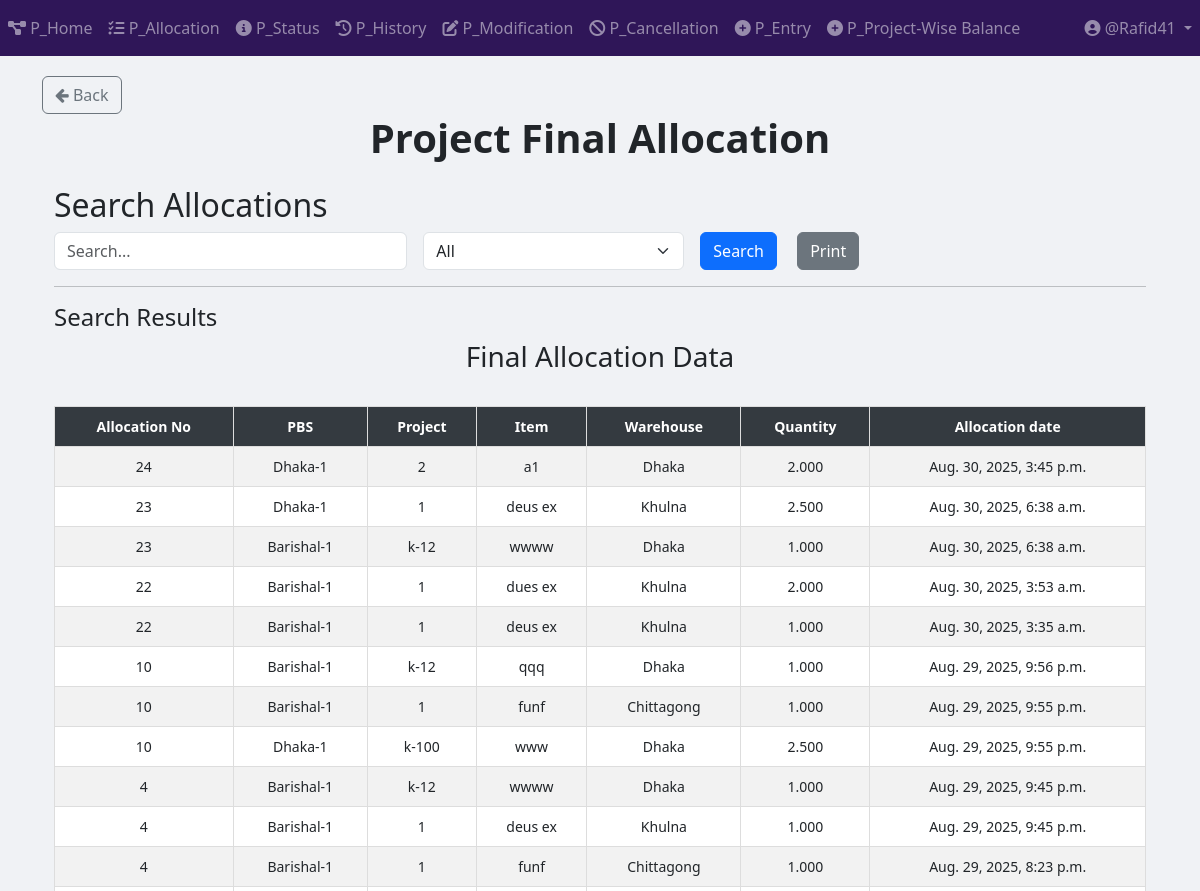
Before: /project/project_allocation/final_allocation/ (signed in, upper part) with the older database file.
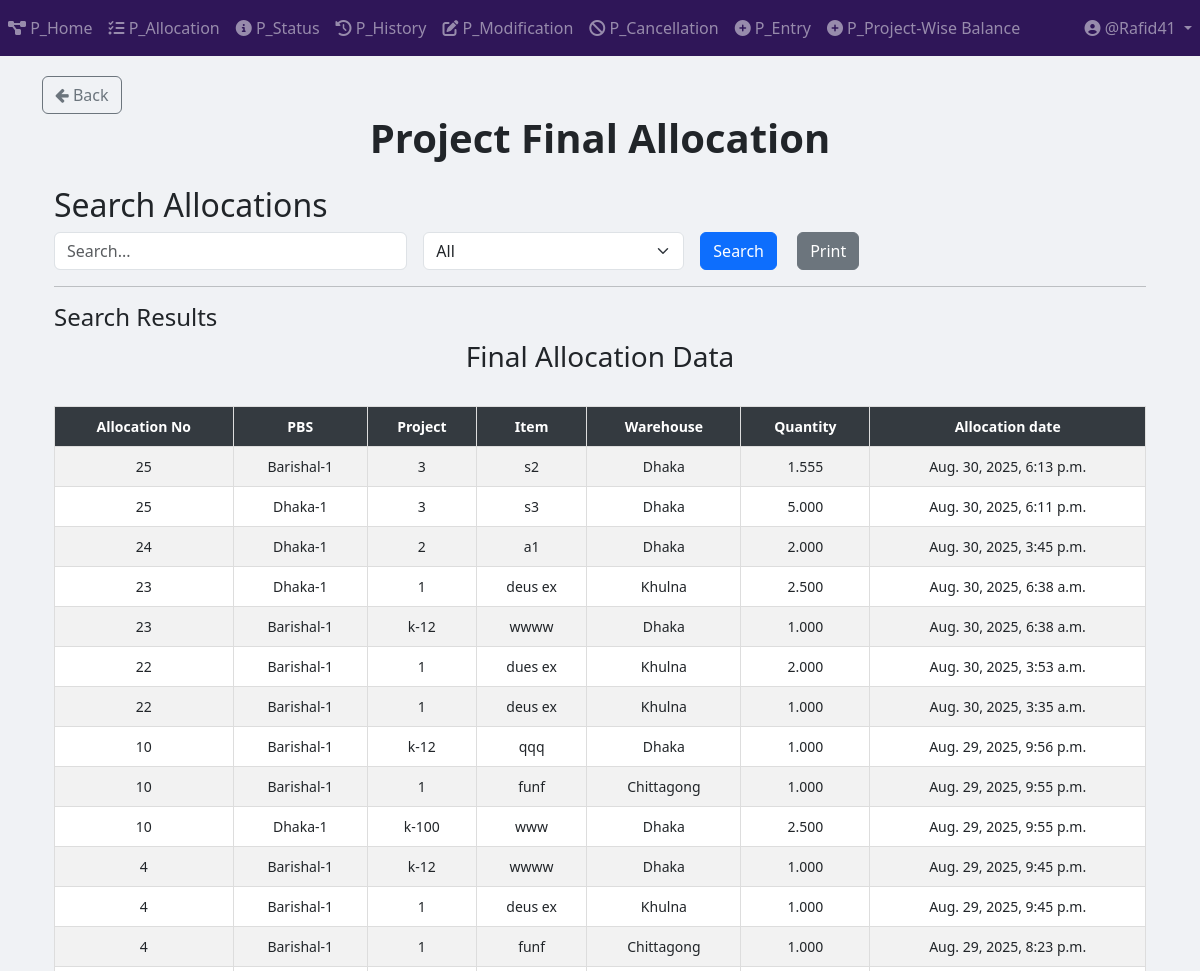
After: the same page with the newer database file.
### Project_App_Allocation/models.py (models this page shows, shortened)
class Final_Allocation(models.Model):
    allocation_no = models.ForeignKey(Allocation_Number, on_delete=models.CASCADE)  # Deletes related allocations when removed
    item_primary_key = models.BigIntegerField(null=True)
    pbs = models.ForeignKey(PBS, on_delete=models.CASCADE)
    project = models.ForeignKey(Project, on_delete=models.CASCADE)
    item = models.ForeignKey(Project_Item, on_delete=models.CASCADE)
    unit_of_item = models.TextField()
    warehouse = models.CharField(max_length=50)
    quantity = models.DecimalField(
        max_digits=20,
        decimal_places=3,
        default=0.00
    )
    created_at = models.DateTimeField(auto_now_add=True)
    status= models.CharField(max_length=100, default="Allocated")
    history_GUID = models.CharField(max_length=100, default="", blank=True, null=True)

class Allocation_Number(models.Model):
    allocation_no = models.IntegerField(unique=True)
    user = models.ForeignKey(User, on_delete=models.CASCADE, related_name="project_allocation_numbers")
    STATUS_CHOICES = [
        ("Pending Approval", "Pending Approval"),
        ("Allocated", "Allocated"),
        ("Cancelled", "Cancelled"),
        ("Modified", "Modified"),
    ]
    status = models.CharField(
        max_length=100, choices=STATUS_CHOICES, default="Pending Approval"
    )

class PBS(models.Model):
    name = models.TextField(unique=True)
    def __str__(self):
        return str(self.name)

### Project_App_Entry/models.py (models this page shows, shortened)
class Project(models.Model):
    projectId = models.TextField(unique=True)

class Project_Item(models.Model):
    WAREHOUSE_CHOICES = [
        ("Dhaka", "Dhaka"),
        ("Khulna", "Khulna"),
        ("Chittagong", "Chittagong"),
    ]
    UNIT_CHOICES = [
        ("Nos.", "Nos."),
        ("Mtr.", "Mtr."),
        ("Km.", "Km."),
        ("Set.", "Set."),
        ("Pair.", "Pair."),
        ("Kg", "Kg"),
        ("Lot", "Lot"),
        ("Pcs", "Pcs"),
        ("Coil", "Coil"),
        ("Box", "Box"),
        ("Feet", "Feet"),
        ("Liter", "Liter"),
        ("m3", "m3"),
        ("m2", "m2"),
        ("Ream", "Ream"),
        ("Bundle", "Bundle"),
        ("Carton", "Carton"),
    ]
    name = models.CharField(max_length=255)
    description = models.TextField(blank=True, null=True)
    warehouse = models.CharField(
        max_length=50, choices=WAREHOUSE_CHOICES, default="Dhaka"
    )
    unit_of_item = models.CharField(
        max_length=100, choices=UNIT_CHOICES, default="Nos."
    )  # Updated field
    quantity_of_item = models.DecimalField(
        max_digits=20,
        decimal_places=3,
        default=0.00
    )
    project = models.ForeignKey(
        Project,
        on_delete=models.SET_NULL,
        related_name="project_of_item",
        null=True,
    )
    created_at = models.DateTimeField(default=timezone.now)
    comments = models.TextField(blank=True, null=True)
    remarks_for_projectWiseBalance = models.TextField(blank=True, null=True)

### Project_App_Allocation/views/view_final_allocation.py (the view, shortened to what this page needs)
# urls.py: path("final_allocation/", views.final_allocation_search, name="final_allocation"),
def final_allocation_search(request):
    query = request.GET.get("query", "")
    filter_by = request.GET.get("filter_by", "All")
    date_filter = request.GET.get("date", "")
    results = Final_Allocation.objects.all().order_by('-created_at')
    if date_filter:
        results = results.filter(created_at__date=date_filter)
    context = {
        "items": results,
        "query": query,
        "filter_by": filter_by,
        "date_filter": date_filter,
    }
    return render(request, "Project_Templates/Project_App_Allocation/view_print_Final_Allocation.html", context)

### templates/Project_Templates/Project_App_Allocation/view_print_Final_Allocation.html (shortened to what this page needs)
{% extends 'base.html' %}
{% load crispy_forms_tags %}
{% load static %}
{% block body_block %}
<a href="{% url 'Project_App_Allocation:allocation_page' %}" class="btn btn-outline-secondary">
    <i class="fa fa-arrow-left"></i> Back
</a>
<center><h1><b>Project Final Allocation</b></h1></center>
<div class="container mt-4">
    <h2>Search Allocations</h2>
    <form method="GET" action="{% url 'Project_App_Allocation:final_allocation' %}" class="row g-3">
        <div class="col-md-4">
            <input type="text" name="query" id="searchQuery" class="form-control" placeholder="Search..." value="{{ query }}">
        </div>
        <div class="col-md-3">
            <select name="filter_by" id="filterDropdown" class="form-select" onchange="toggleInputFields()">
                <option value="All" {% if filter_by == "All" %}selected{% endif %}>All</option>
            </select>
        </div>
        <div class="col-md-2">
            <button type="submit" class="btn btn-primary me-3">Search</button>
            <button type="button" class="btn btn-secondary" onclick="printResults()">Print</button>
        </div>
    </form>
    <hr>
    <h4>Search Results</h4>
    <div id="printableArea" class="table-responsive">
        <h3 class="text-center">Final Allocation Data</h3>
        <br>
        <table class="table table-bordered table-striped table-hover">
            <thead class="table-dark sticky-top">
                <tr>
                    <th>Allocation No</th>
                    <th>PBS</th>
                    <th>Project</th>
                    <th>Item</th>
                    <th>Warehouse</th>
                    <th>Quantity</th>
                    <th>Allocation date</th>
                </tr>
            </thead>
            <tbody>
                {% if items %}
                    {% for item in items %}
                    <tr>
                        <td>{{ item.allocation_no.allocation_no }}</td>
                        <td>{{ item.pbs }}</td>
                        <td>{{ item.project.projectId }}</td>
                        <td>{{ item.item.name }}</td>
                        <td>{{ item.warehouse }}</td>
                        <td>{{ item.quantity }}</td>
                        <td>{{ item.created_at }}</td>
                    </tr>
                    {% endfor %}
                {% else %}
                    <tr>
                        <td colspan="8" class="text-center text-danger">No matching data found</td>
                    </tr>
                {% endif %}
            </tbody>
        </table>
    </div>
</div>
{% endblock %}

Changed rows visible on the page:
added Final_Allocation: allocation_no.allocation_no "25", pbs "Barishal-1", project.projectId "3", item.name "s2", warehouse "Dhaka", quantity "1.555", created_at "Aug. 30, 2025, 6:13 p.m."
added Final_Allocation: allocation_no.allocation_no "25", pbs "Dhaka-1", project.projectId "3", item.name "s3", warehouse "Dhaka", quantity "5.000", created_at "Aug. 30, 2025, 6:11 p.m."
